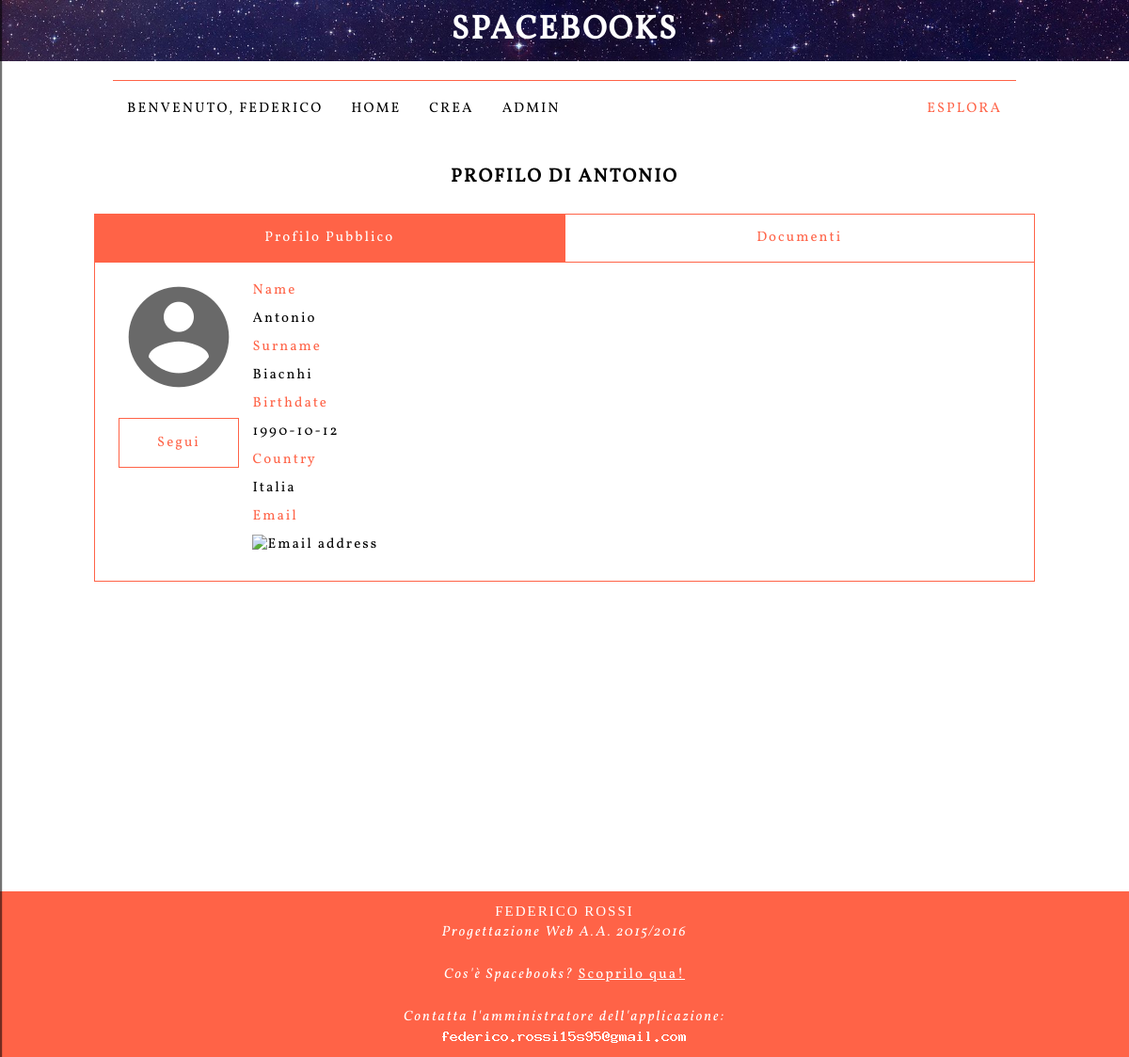
The page /profile.php?id=11 (signed in) on the database its author committed.
### tables this page shows
CREATE TABLE `user` (
  `id` int(11) NOT NULL AUTO_INCREMENT,
  `username` varchar(45) NOT NULL,
  `password` varchar(255) NOT NULL,
  `email` varchar(80) NOT NULL,
  `name` varchar(45) DEFAULT NULL,
  `surname` varchar(45) DEFAULT NULL,
  `birthdate` date DEFAULT NULL,
  `country` varchar(45) DEFAULT NULL,
  `credits` float NOT NULL DEFAULT '10',
  `picture` varchar(255) NOT NULL DEFAULT './img/default.png',
  `role` varchar(45) NOT NULL DEFAULT 'user',
  PRIMARY KEY (`id`),
  UNIQUE KEY `username_UNIQUE` (`username`),
  UNIQUE KEY `email_UNIQUE` (`email`)
);

### php/lib/model/User.php (called while the page is built, shortened)
<?php
class User {
	private $id;
	public function __wakeup() {
		$this->refresh();
	}
	public static function read($id) {
		global $db;
		$stmnt = $db->prepare("SELECT * FROM user WHERE id=?");
		$stmnt->bind_param("i",$id);
		$stmnt->execute();
		$result = $stmnt->get_result();
		$user = $result->fetch_object('User');
		return $user;
	}
	public function __get($field) {
		return $this->$field;
	}
	public function getDocuments() {
		global $db;
		$stmnt = $db->prepare("SELECT * FROM document WHERE author=?");
		$stmnt->bind_param("i",$this->id);
		$stmnt->execute();
		$result = $stmnt->get_result();
		$documents = array();
		while($row = $result->fetch_object('Document')) {
			$row->populate();
			array_push($documents,$row);
		}
		return $documents;
	}
	public function refresh() {
		$usr = User::read($this->id);
	}
}

### php/lib/model/Document.php (called while the page is built, shortened)
<?php
class Document {
	private $author;
	public function populate() {
		$this->extendedAuthor = User::read($this->author);
	}
}

### php/partials/secured.php (called while the page is built, shortened)
<?php
	session_start();

### profile.php (the view, shortened to what this page needs)
<?php
	include "./php/partials/secured.php";
?>
<!DOCTYPE html>
<?php
	$profile = null;
	$self = false;
	if(!isset($_GET['id']) || $_GET['id'] == $user->id) {
		$profile = $user;
		$self = true;
	}
	else {
		$id = $_GET['id'];
		try {
			$profile = User::read($id);
		} catch(Exception $e) {
			renderErrorPage($e->getMessage());
			die;
		}
	}
	$documents = $profile->getDocuments();
	$following = false;
?>
<html lang="it">
	<?php
		include "./php/partials/header.php";
		include "./php/partials/body.php";
	?>
	<main id="mainFragment">
		<header><h2>Profilo di <?= $profile->name ?></h2></header>
		<article data-fragment data-name="Profilo Pubblico">
			<div class="left">
				<img class="profilePicture" src="<?= $profile->picture ?>"  alt="no">
				<?php if(!$self && !$following) { ?>
					<a id="follow" onclick="ajaxFollow(this)" data-mate="<?= $profile->id ?>" data-follow="0" class="prettyButton">Segui</a>
				<?php }?>
			</div>
				<dl>
					<dt>Name</dt>
					<dd><?= $profile->name ?></dd>
					<dt>Surname</dt>
					<dd><?= $profile->surname ?></dd>
					<dt>Birthdate</dt>
					<dd><?= $profile->birthdate ?></dd>
					<dt>Country</dt>
					<dd><?= $profile->country ?></dd>
					<dt>Email</dt>
					<dd><img src="./php/generateMail.php" alt="Email address"><dd>
				</dl>
		</article>
	</main>
	</body>
	<?php include("./php/partials/footer.php");?>
</html>

### php/partials/body.php (shortened to what this page needs)
<body onload="bodyMain(superBody);" id="superBody">
	<header>
		<h1><a href="./">Spacebooks</a></h1>
	</header>
	<nav>
		<ul id="nav">
			<li id="logo"><a href="./home.php">SPACEBOOKS</a></li>
			<li <?php if($thisUrl == "/profile.php") echo "class='active' " ?> id="picture"><a id="toggleProfile" href="#profile"><img src="<?= $user->picture ?>" alt="Profile">Benvenuto, <?= " " . $user->username ?></a></li>
			<?php
				foreach ($menuVoices as $name => $address) {
					if($name == "modera" && $user->role != "moderator") continue;
					$name = ucfirst($name);
					echo "<li ";
					if($address == $thisUrl) echo "class='active'";
					echo "><a href='.$address' >$name</a></li>";
				}
			?>
			<li class="right" id="searchButton"><a id="toggleSearch" href="#search">Esplora</a></li>
		</ul>
	</nav>

### css/style_.css (style rules this page uses)
* { font-family:'Vollkorn' , serif; color:black; font-size:15px; letter-spacing:2px; }
h2 { font-size:20px; }
h1,h2,h3 { text-transform: uppercase; }
html,body { margin:0; width:100%; height:100%; }
body { transition:opacity 0.5s ease-in-out; opacity:0; }
html { background-image: url("../img/preloadpage.gif"); background-repeat:no-repeat; background-position:center; }
body > header { display:block; height:65px; line-height:65px; background-image: url("../img/galaxy.jpg"); background-size:100% auto; }
body > header > h1 { margin:0; }
body > header > h1 a { color:white; margin:0; width:100%; display: block; text-align:center; text-decoration:none; font-size: 35px; }
nav { overflow-y:auto; width:100%; position:relative; margin-top:20px; transition:box-shadow 0.2s ease-in-out; }
nav > ul { padding:0; margin:0 auto; list-style:none; text-transform:uppercase; letter-spacing:1px; width:80%; border-top:1px solid tomato; }
nav > ul > li { float:left; }
nav > ul > li > a { display: block; text-decoration: none; padding:1em; line-height: 2em; border-bottom:1px solid transparent; }
li#logo { background-image: url("../img/galaxy.jpg"); max-width:0; transition:max-width 0.2s ease-in-out; }
li#logo a { color:white; }
nav > ul > li.active > a, nav > ul > li > a:hover { color:tomato; }
main { width:100%; padding:1%; box-sizing:border-box; overflow-y:auto; min-height: 100%; }
main > header { width:100%; margin-left:auto; margin-right:auto; text-align:center; padding:1em; box-sizing:border-box; }
main > header > h2 { margin:0; color:black; }
main article { box-sizing:border-box; padding:1em; margin:1em; }
.left { max-width:50%; float:left; margin-left:10px; }
.right { max-width:50%; float:right; }
dl { margin:0; margin-left:10px; float:left; color:black; display:block; width:calc(100% - 520px); }
dt { display:block; padding:1%; background-color:white; position:relative; color:tomato; }
dd { margin:0; padding:1%; color:black; }
.prettyButton { max-width:500px; margin-left:auto; margin-right:auto; display:block; background-color:white; border:1px solid tomato; color:tomato; padding:1em; margin-top:1em; text-align:center; text-decoration:none; transition: border,background-color 0.2s ease-in-out; cursor:pointer; }
*.fragmentContainer { width:100%; max-width: 1024px; margin-left: auto; margin-right: auto; }
.fragmentContainer > *[data-fragment] { margin:0; width:100%; border-bottom:1px solid tomato; border-right:1px solid tomato; border-left:1px solid tomato; overflow-y:auto; }

### css/responsive_.css (style rules this page uses)
@media screen and (min-width: 1024px) { img.profilePicture { float:none; max-width:400px; } }

### rows shown on the page
user: username "FEDERICO"
user: name "ANTONIO", picture (placeholder picture), name "Antonio", surname "Biacnhi", birthdate "1990-10-12", country "Italia"

### other values the page prints
$name "HOME"
$name "CREA"
$name "ADMIN"
